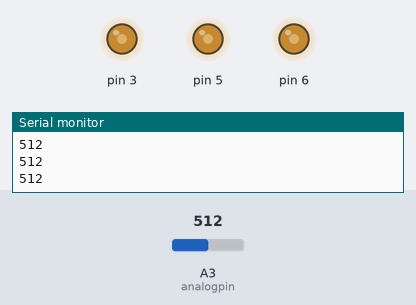
Bench run of a sketch on a simulated Arduino Uno, built with avr-gcc and run on an emulated ATmega328P. Shown: output pins drawn as LEDs (lit = HIGH), the last lines printed to the serial monitor. The test bench sets the inputs (shaded band); at power-on: A3 (analogpin) = 512.

Above: at 1.2 s.
1.3 s: A3 (analogpin) set to 490
At 2.4 s:
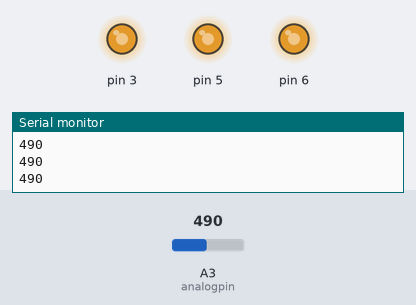
2.8 s: A3 (analogpin) set to 240
At 3.6 s:
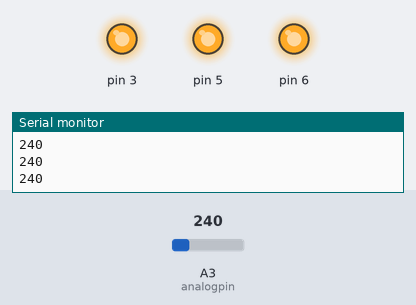
4.3 s: A3 (analogpin) set to 759
At 4.7 s:
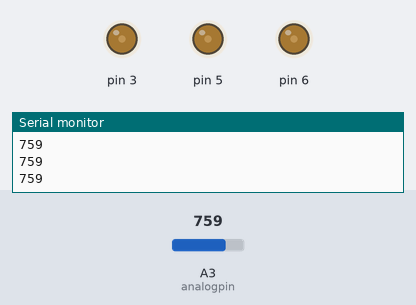
5.8 s: A3 (analogpin) set to 1009
At 7.0 s:
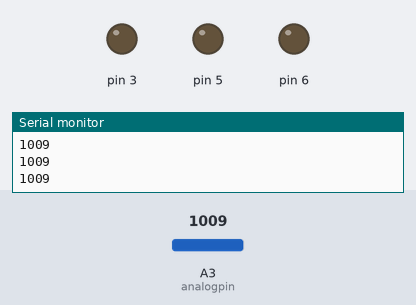
7.3 s: A3 (analogpin) set to 989
At 8.2 s:
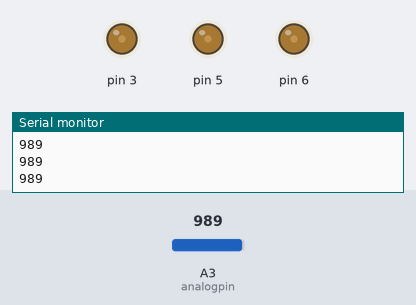
8.8 s: A3 (analogpin) set to 1023
At 9.5 s:
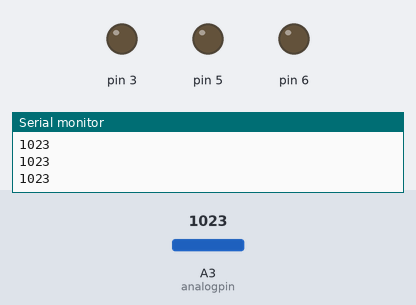
Timing chart, 0 to 11.3 s (numbered marks = the images above; inputs shaded):
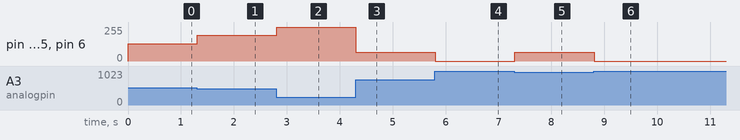

The sketch:

LDR_testing.ino
```cpp
int analogpin=A3;
void setup()
{
  Serial.begin(9600);
  pinMode(5,OUTPUT);
}
void loop()
{
  int val;
  val=analogRead(analogpin);
  Serial.println(val);
  if(val>=0 && val<=249)
  {
  analogWrite(3,255);
  analogWrite(5,255);
  analogWrite(6,255);
}
  else if(val>=250 && val<=499)
   {
  analogWrite(3,192);
  analogWrite(5,192);
  analogWrite(6,192);
}
  else if(val>=500 && val<=749)
   {
  analogWrite(3,128);
  analogWrite(5,128);
  analogWrite(6,128);
}
  else if(val>=750 && val<=999)
 {
  analogWrite(3,64);
  analogWrite(5,64);
  analogWrite(6,64);
}
  else
 {
  analogWrite(3,0);
  analogWrite(5,0);
  analogWrite(6,0);
}
}
```

Measured:
- after the input at 1.3 s, pin 3, pin 5, pin 6: 128/255 → 192/255 at once
- after the input at 2.8 s, pin 3, pin 5, pin 6: 192/255 → 255/255 at once
- after the input at 4.3 s, pin 3, pin 5, pin 6: 255/255 → 64/255 at once
- after the input at 5.8 s, pin 3, pin 5, pin 6: 64/255 → 0/255 at once
- after the input at 7.3 s, pin 3, pin 5, pin 6: 0/255 → 64/255 at once
- after the input at 8.8 s, pin 3, pin 5, pin 6: 64/255 → 0/255 at once
